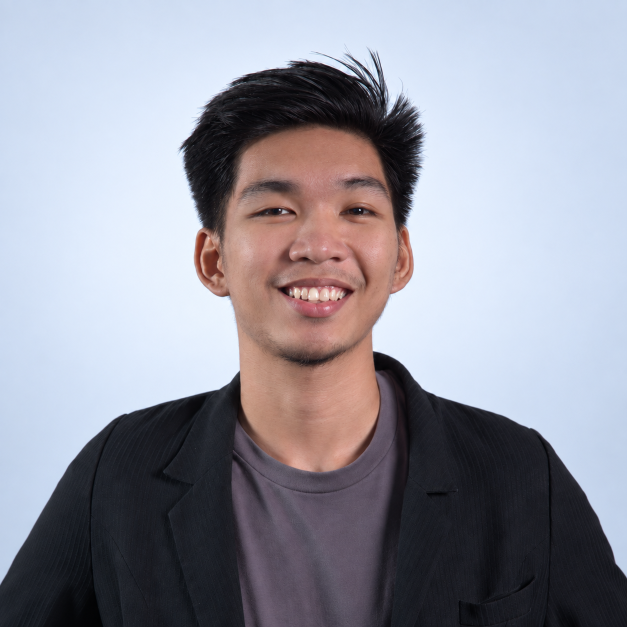
#> input picture src/assets/images/profile-light-v2.png, 1254 x 1254 px (shown at 1/2 size)
$ python prepare-assets.py
#> lines starting #> are read from the running program, lines starting #| are printed output that depends on the picture
"""Create appropriately sized WebP derivatives; preserve all source assets."""
from pathlib import Path
import json
from PIL import Image

ROOT = Path(__file__).resolve().parents[1]


def export(source, destination, maximum, quality=86):
#> called with maximum = 760, quality = 88
    destination.parent.mkdir(parents=True, exist_ok=True)
    with Image.open(source) as image:
#> image is the input picture: PIL image 1254x1254 RGB; mean R, G, B 148.7, 149, 160.1
        image.thumbnail((maximum, maximum), Image.Resampling.LANCZOS)
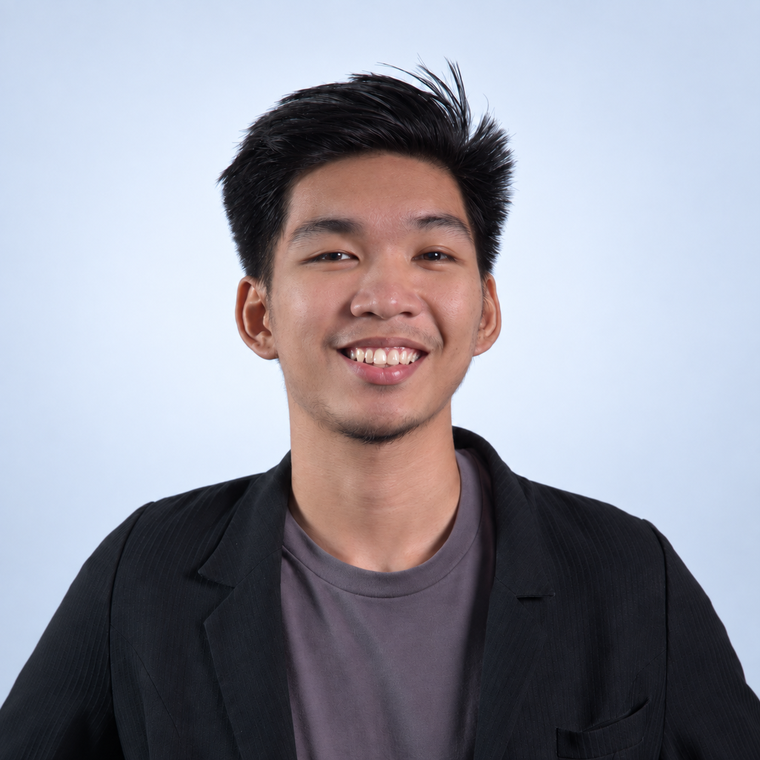
#> image: PIL image 760x760 RGB; mean R, G, B 148.7, 149, 160.1
        image.save(destination, 'WEBP', quality=quality, method=6)
    provenance = f'Existing owner-provided portfolio asset: {source.relative_to(ROOT).as_posix()}. Resized within {maximum}px and encoded as WebP at quality {quality}; no generated imagery.'
    destination.with_suffix(destination.suffix + '.json').write_text(json.dumps({'prompt': provenance}, indent=2), encoding='utf-8')


if __name__ == '__main__':
    for folder, maximum in [('logos', 160), ('certs', 2000)]:
        for source in (ROOT / 'src/assets' / folder).glob('*.png'):
            export(source, ROOT / 'src/assets/optimized' / folder / f'{source.stem}.webp', maximum, 90)
    source = ROOT / 'src/assets/images/profile-light-v2.png'
    export(source, ROOT / 'src/assets/optimized/portrait.webp', 760, 88)
    export(source, ROOT / 'src/assets/optimized/avatar.webp', 100, 85)
#> call 2 of export, with maximum = 100, quality = 85
#> in export (call 2), `image.thumbnail((maximum, maximum), Image.Resampling.LANCZOS)`:
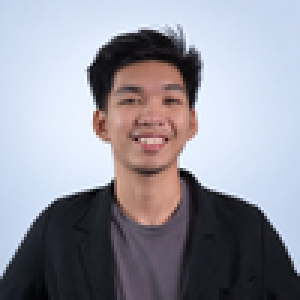
#> image: PIL image 100x100 RGB (shown 3 times larger); mean R, G, B 148.7, 149, 160.1
    for source in (ROOT / 'public/assets/projects').glob('*.png'):
        source.with_suffix(source.suffix + '.json').write_text(json.dumps({'prompt': f'Existing owner-provided portfolio screenshot from {source.relative_to(ROOT).as_posix()}; preserved original project imagery.'}, indent=2), encoding='utf-8')
        for maximum in (720, 1440):
            export(source, source.parent / 'optimized' / f'{source.stem}-{maximum}.webp', maximum, 87)
    print('Generated optimized portraits, logos, certificates, and project screenshots.')
